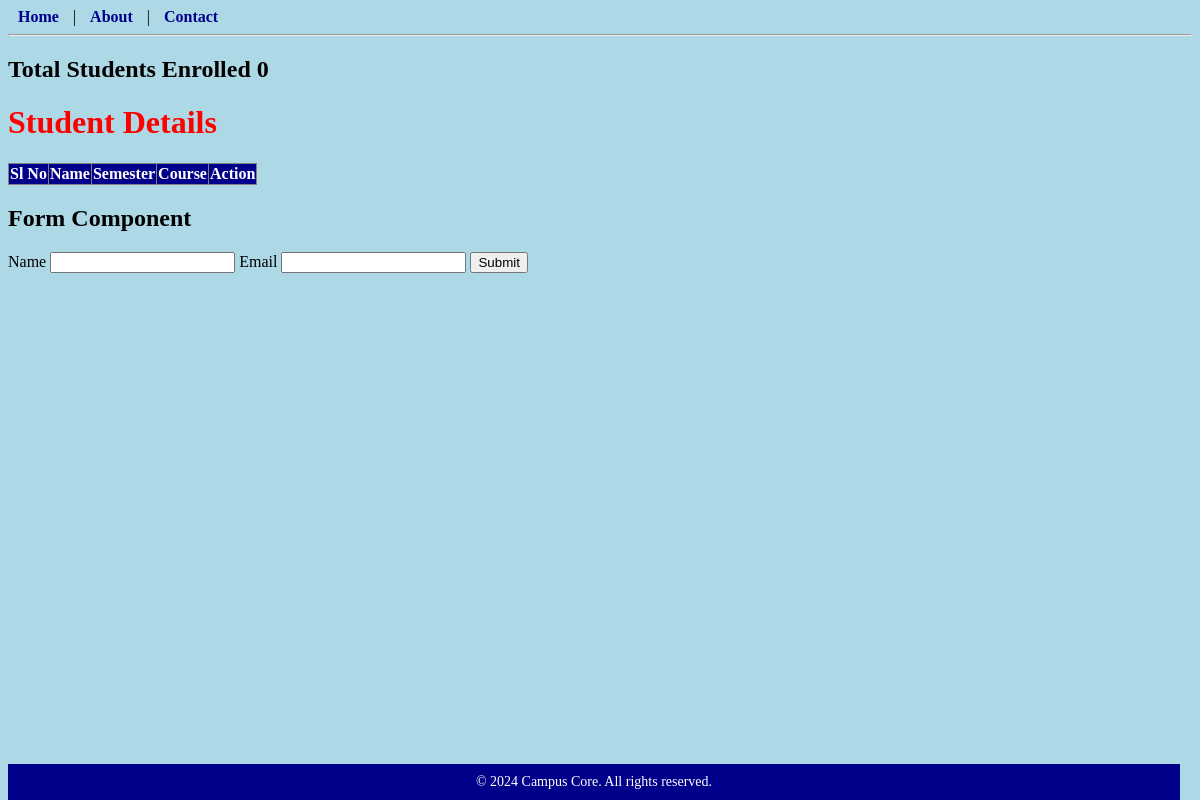
The page /students/list on the database as committed earlier.
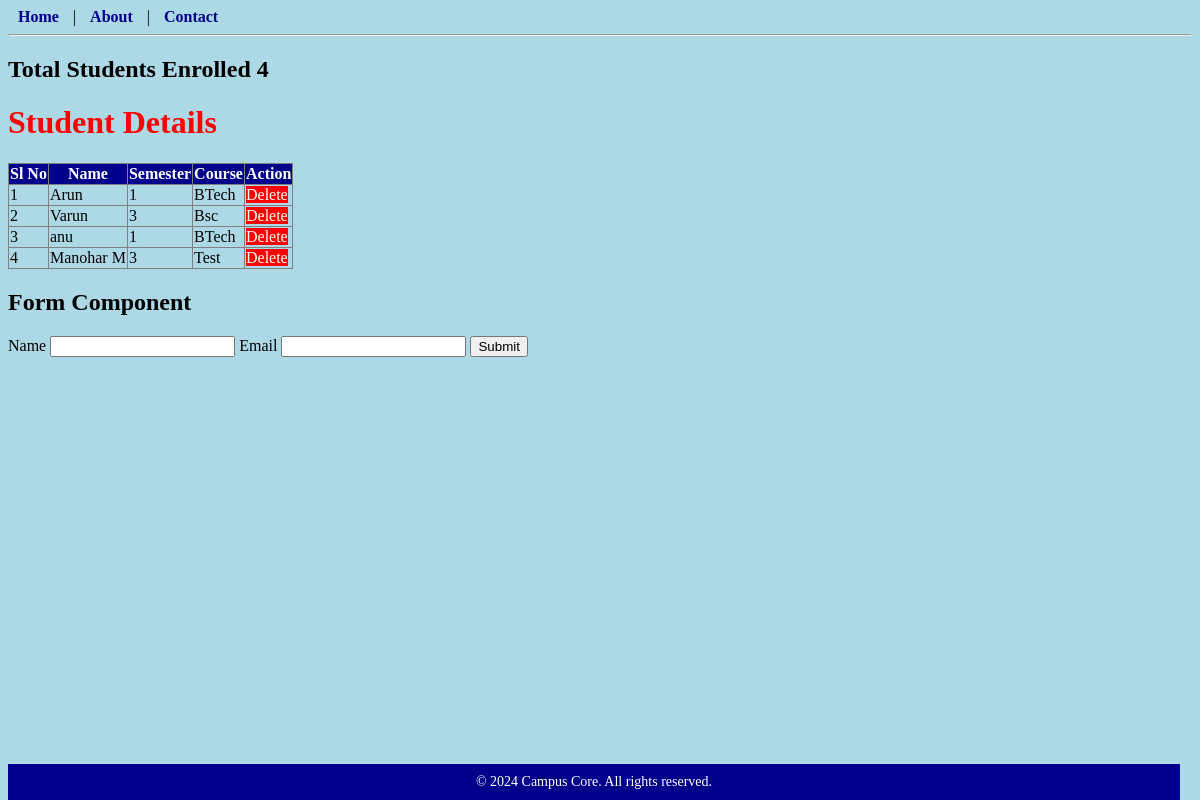
The same page on the database as committed later.
### students/models.py (models this page shows)
class Student(models.Model):
    sems=[(1,'1st sem'),(2,'2nd sem'),(3,'3rd sem'),(4,'4th sem')]
    slno=models.IntegerField(unique=True)
    name=models.CharField(max_length=45)
    sem=models.IntegerField(choices=sems)
    course=models.CharField(max_length=20)
    def __str__(self):#str(), __int__, __add__
        return self.name

### students/views.py (the view)
# urls.py: path('list',views.student_list,name="studentlist"),#students/list
def student_list(request):
    data=Student.objects.all()#select * from Student
    print(data)#records fetched from student table
    return render(request,'students/student_list.html',{'data':data,'count':len(data)})

### templates/students/student_list.html
{% extends 'base.html' %}
{% block content %}
    <h2>Total Students Enrolled {{count}}</h2>
    <h1>Student Details</h1>
    <table border="1">
        <tr><th>Sl No</th><th>Name</th><th>Semester</th><th>Course</th><th>Action</th></tr>
        {% for stud in data %}
        <tr>
            <td>{{stud.slno}}</td><td>{{stud.name}}</td><td>{{stud.sem}}</td><td>{{stud.course}}</td><td><a id="del_btn" href="/students/delete/{{stud.id}}">Delete</a></td>
        </tr>
        {% endfor %}
    </table>
    {% include 'partials/form.html' %}
{% endblock %}

Rows that differ between the two databases and show on the page:
added Student: slno "1", name "Arun", sem "1", course "BTech"
added Student: slno "2", name "Varun", sem "3", course "Bsc"
added Student: slno "3", name "anu", sem "1", course "BTech"
added Student: slno "4", name "Manohar M", sem "3", course "Test"
Other text that changed with them:
{{ count }}: "0" → "4"
